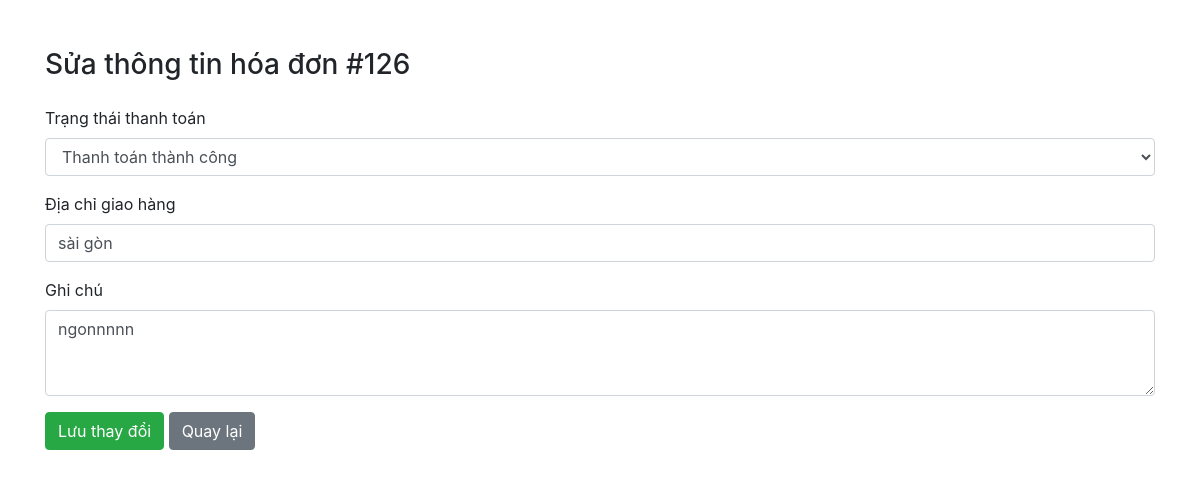
The app's page /admin/sua_hoadon.php?id=126 with its own data.
### tables this page shows
CREATE TABLE `invoice` (
  `invoice_id` int(11) NOT NULL,
  `invoice_date` date NOT NULL,
  `payment_status` varchar(25) NOT NULL,
  `total_amount` decimal(10,3) NOT NULL,
  `due_date` date NOT NULL,
  `billing_address` varchar(255) DEFAULT NULL,
  `user_id` int(11) NOT NULL,
  `recipient_name` varchar(255) NOT NULL,
  `phone` varchar(20) NOT NULL,
  `notes` text DEFAULT NULL
);

### admin/sua_hoadon.php (the view, shortened to what this page needs)
<?php
include '../model/config.php';
$invoice_id = intval($_GET['id']);
$sql = "SELECT * FROM invoice WHERE invoice_id = $invoice_id";
$result = mysqli_query($conn, $sql);
$invoice = mysqli_fetch_assoc($result);
?>
<!DOCTYPE html>
<html lang="vi">
<head>
    <link rel="stylesheet" href="https://cdn.jsdelivr.net/npm/bootstrap@4.6.2/dist/css/bootstrap.min.css">
</head>
<body class="container mt-5">
    <h3 class="mb-4">Sửa thông tin hóa đơn #<?php echo $invoice['invoice_id']; ?></h3>
    <form method="POST">
        <div class="form-group">
            <label>Trạng thái thanh toán</label>
            <select name="payment_status" class="form-control" required>
                <option value="Thanh toán thành công" <?php if($invoice['payment_status']=='Thanh toán thành công') echo 'selected'; ?>>Thanh toán thành công</option>
            </select>
        </div>
        <div class="form-group">
            <label>Địa chỉ giao hàng</label>
            <input type="text" name="billing_address" class="form-control"
                   value="<?php echo htmlspecialchars($invoice['billing_address']); ?>" required>
        </div>
        <div class="form-group">
            <label>Ghi chú</label>
            <textarea name="notes" class="form-control" rows="3"><?php echo htmlspecialchars($invoice['notes']); ?></textarea>
        </div>
        <button type="submit" class="btn btn-success">Lưu thay đổi</button>
        <a href="hoadon.php" class="btn btn-secondary">Quay lại</a>
    </form>
</body>
</html>

### records on screen
invoice: invoice_id "126", payment_status "Thanh toán thành công", billing_address "sài gòn", notes "ngonnnnn"
